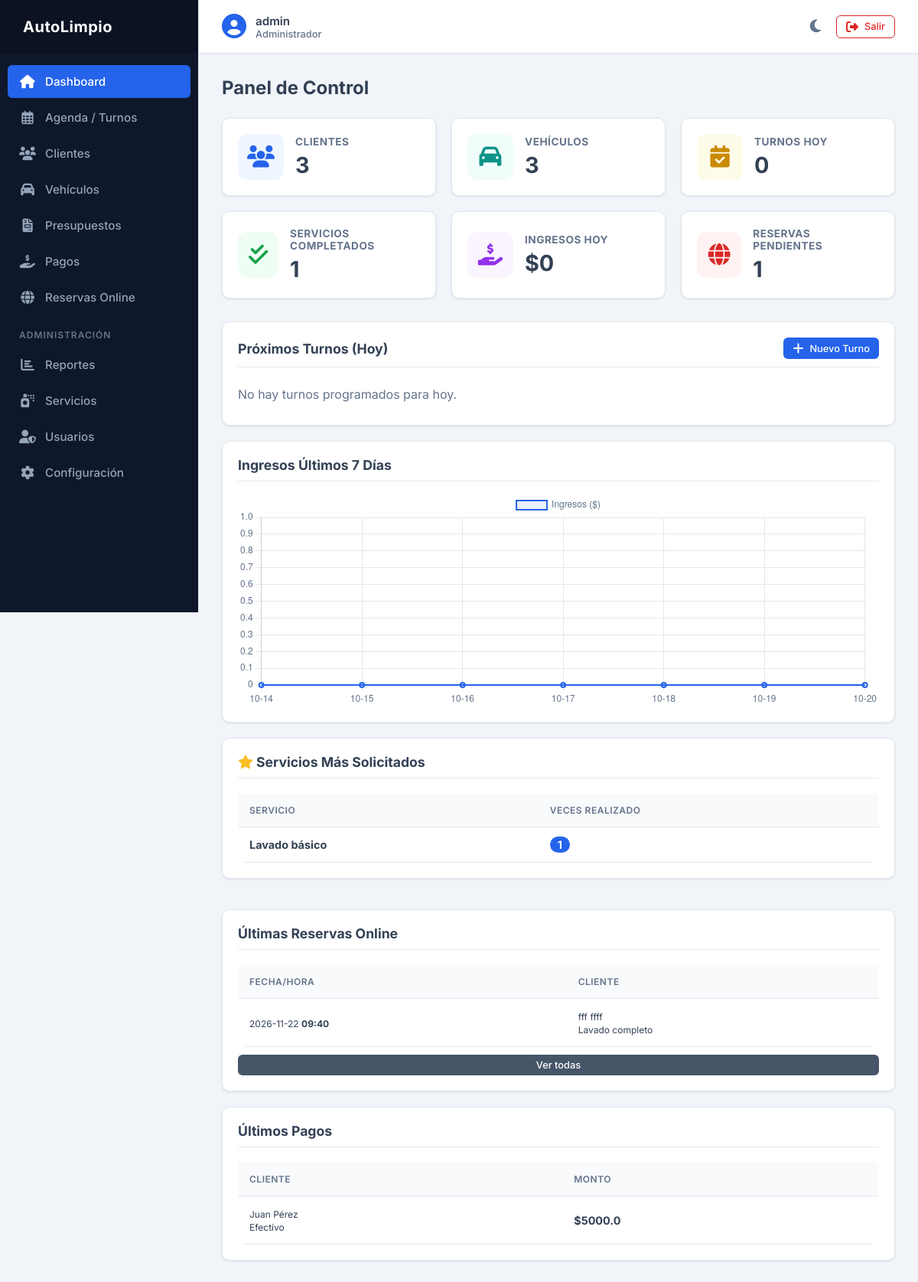
/dashboard (signed in), run on an earlier commit of the app's database.
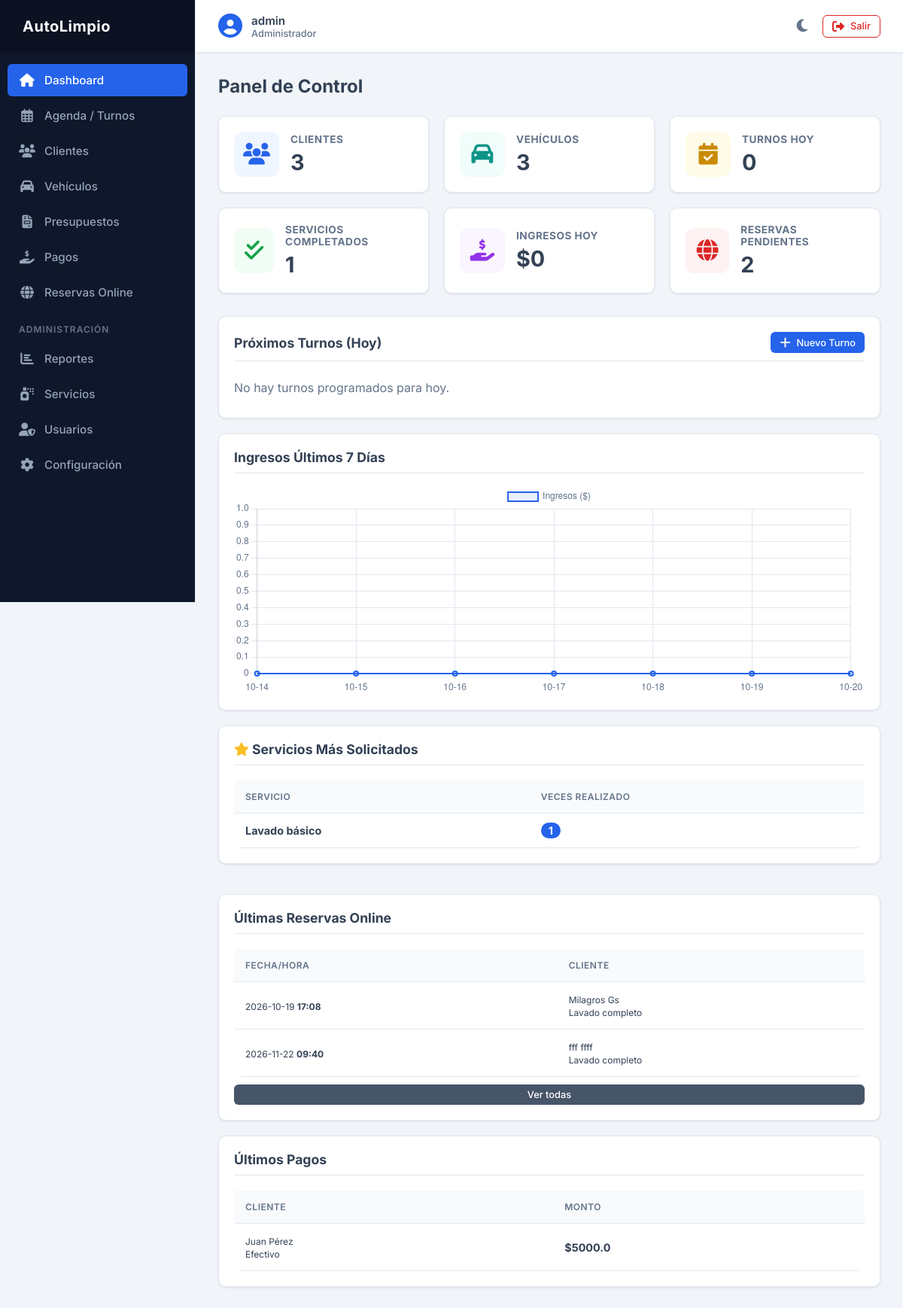
And on a later commit of the database.
### tables this page shows
CREATE TABLE servicios (
        id INTEGER PRIMARY KEY AUTOINCREMENT,
        nombre TEXT NOT NULL,
        descripcion TEXT,
        precio REAL NOT NULL,
        duracion INTEGER NOT NULL,
        estado INTEGER DEFAULT 1
    );

CREATE TABLE reservas (
        id INTEGER PRIMARY KEY AUTOINCREMENT,
        cliente_nombre TEXT NOT NULL,
        cliente_apellido TEXT NOT NULL,
        cliente_telefono TEXT NOT NULL,
        vehiculo_marca TEXT NOT NULL,
        vehiculo_modelo TEXT NOT NULL,
        vehiculo_patente TEXT NOT NULL,
        servicio_id INTEGER NOT NULL,
        fecha TEXT NOT NULL,
        hora TEXT NOT NULL,
        estado TEXT NOT NULL DEFAULT 'Pendiente',
        fecha_reserva TIMESTAMP DEFAULT CURRENT_TIMESTAMP,
        FOREIGN KEY (servicio_id) REFERENCES servicios(id)
    );

CREATE TABLE pagos (
        id INTEGER PRIMARY KEY AUTOINCREMENT,
        turno_id INTEGER NOT NULL,
        monto_total REAL NOT NULL,
        monto_abonado REAL NOT NULL,
        saldo_pendiente REAL NOT NULL,
        metodo_pago TEXT NOT NULL,
        estado TEXT NOT NULL,
        fecha TIMESTAMP DEFAULT CURRENT_TIMESTAMP, subtotal REAL DEFAULT 0, tipo_ajuste TEXT, porcentaje_ajuste REAL DEFAULT 0, monto_ajuste REAL DEFAULT 0,
        FOREIGN KEY (turno_id) REFERENCES turnos(id)
    );

### app.py (the view)
@app.route('/dashboard')
@login_required
def dashboard():
    conn = get_db()
    today = datetime.now().strftime('%Y-%m-%d')
    turnos_hoy = conn.execute('SELECT COUNT(*) FROM turnos WHERE fecha = ? AND estado != "Cancelado"', (today,)).fetchone()[0]
    autos_atendidos = conn.execute('SELECT COUNT(*) FROM turnos WHERE fecha = ? AND estado = "Finalizado"', (today,)).fetchone()[0]
    ingresos = conn.execute('SELECT SUM(monto_abonado) FROM pagos WHERE fecha LIKE ?', (today + '%',)).fetchone()[0] or 0
    pagos_pendientes = conn.execute('SELECT SUM(saldo_pendiente) FROM pagos').fetchone()[0] or 0
    total_clientes = conn.execute('SELECT COUNT(*) FROM clientes').fetchone()[0]
    total_vehiculos = conn.execute('SELECT COUNT(*) FROM vehiculos').fetchone()[0]
    servicios_realizados = conn.execute('SELECT COUNT(*) FROM turnos WHERE estado = "Finalizado"').fetchone()[0]
    reservas_pendientes = conn.execute('SELECT COUNT(*) FROM reservas WHERE estado = "Pendiente"').fetchone()[0]
    proximos_turnos = conn.execute('''
        SELECT t.id, t.hora, c.nombre || ' ' || c.apellido AS cliente, v.patente, s.nombre AS servicio, t.estado
        FROM turnos t
        JOIN clientes c ON t.cliente_id = c.id
        JOIN vehiculos v ON t.vehiculo_id = v.id
        JOIN servicios s ON t.servicio_id = s.id
        WHERE t.fecha = ? AND t.estado != 'Cancelado'
        ORDER BY t.hora ASC
        LIMIT 5
    ''', (today,)).fetchall()
    ultimos_pagos = conn.execute('''
        SELECT p.id, p.monto_abonado, p.metodo_pago, c.nombre || ' ' || c.apellido AS cliente
        FROM pagos p
        JOIN turnos t ON p.turno_id = t.id
        JOIN clientes c ON t.cliente_id = c.id
        ORDER BY p.id DESC
        LIMIT 5
    ''').fetchall()
    ultimas_reservas = conn.execute('''
        SELECT r.id, r.fecha, r.hora, r.cliente_nombre || ' ' || r.cliente_apellido AS cliente, s.nombre AS servicio
        FROM reservas r
        JOIN servicios s ON r.servicio_id = s.id
        WHERE r.estado = 'Pendiente'
        ORDER BY r.fecha ASC, r.hora ASC
        LIMIT 5
    ''').fetchall()
    siete_dias = []
    ingresos_siete_dias = []
    for i in range(6, -1, -1):
        dia = (datetime.now() - timedelta(days=i)).strftime('%Y-%m-%d')
        siete_dias.append(dia[5:]) # MM-DD
        ing = conn.execute('SELECT SUM(monto_abonado) FROM pagos WHERE fecha LIKE ?', (dia + '%',)).fetchone()[0] or 0
        ingresos_siete_dias.append(ing)
    servicios_top = conn.execute('''
        SELECT s.nombre, COUNT(t.id) as cantidad
        FROM turnos t
        JOIN servicios s ON t.servicio_id = s.id
        WHERE t.estado = "Finalizado"
        GROUP BY s.id
        ORDER BY cantidad DESC
        LIMIT 5
    ''').fetchall()
    conn.close()
    return render_template('dashboard.html',
                           turnos_hoy=turnos_hoy,
                           autos_atendidos=autos_atendidos,
                           ingresos=ingresos,
                           pagos_pendientes=pagos_pendientes,
                           total_clientes=total_clientes,
                           total_vehiculos=total_vehiculos,
                           servicios_realizados=servicios_realizados,
                           reservas_pendientes=reservas_pendientes,
                           proximos_turnos=proximos_turnos,
                           ultimos_pagos=ultimos_pagos,
                           ultimas_reservas=ultimas_reservas,
                           fechas_grafico=siete_dias,
                           ingresos_grafico=ingresos_siete_dias,
                           servicios_top=servicios_top)

### app.py (called while the page is built)
def get_db():
    conn = sqlite3.connect(DB_PATH)
    conn.row_factory = sqlite3.Row
    return conn

def login_required(f):
    @wraps(f)
    def decorated_function(*args, **kwargs):
        if 'user_id' not in session:
            return redirect(url_for('login'))
        return f(*args, **kwargs)
    return decorated_function

### templates/dashboard.html (shortened to what the changed rows need)
{% extends 'base.html' %}
{% block content %}
<div class="page-header">
    <h2>Panel de Control</h2>
</div>
<div class="dashboard-grid">
    <div class="card">
        <div class="card-content">
            <h3>Reservas Pendientes</h3>
            <p>{{ reservas_pendientes }}</p>
        </div>
    </div>
</div>
<div class="dashboard-sections">
    <div class="left-col">
        <div class="section-card">
            <div class="table-container" style="padding: 0; border: none; box-shadow: none;">
                {% if servicios_top %}
                <table>
                    <thead>
                        <tr>
                            <th>Servicio</th>
                            <th>Veces Realizado</th>
                        </tr>
                    </thead>
                    <tbody>
                        {% for s in servicios_top %}
                        <tr>
                            <td><strong>{{ s.nombre }}</strong></td>
                            <td>
                                <span style="background: var(--primary-color); color: white; padding: 2px 10px; border-radius: 12px; font-weight: bold; font-size: 0.9rem;">
                                    {{ s.cantidad }}
                                </span>
                            </td>
                        </tr>
                        {% endfor %}
                    </tbody>
                </table>
                {% else %}
                <p style="color: var(--text-muted); padding: 10px 0;">No hay datos suficientes.</p>
                {% endif %}
            </div>
        </div>
    </div>
    <div class="right-col">
        <div class="section-card">
            <div class="table-container" style="padding: 0; border: none; box-shadow: none;">
                {% if ultimas_reservas %}
                <table>
                    <thead>
                        <tr>
                            <th>Fecha/Hora</th>
                            <th>Cliente</th>
                        </tr>
                    </thead>
                    <tbody>
                        {% for r in ultimas_reservas %}
                        <tr>
                            <td><small>{{ r.fecha }} <strong>{{ r.hora }}</strong></small></td>
                            <td><small>{{ r.cliente }}<br>{{ r.servicio }}</small></td>
                        </tr>
                        {% endfor %}
                    </tbody>
                </table>
                {% else %}
                <p style="color: var(--text-muted); padding: 10px 0;">No hay reservas pendientes.</p>
                {% endif %}
            </div>
        </div>
        <div class="section-card">
            <div class="table-container" style="padding: 0; border: none; box-shadow: none;">
                {% if ultimos_pagos %}
                <table>
                    <thead>
                        <tr>
                            <th>Cliente</th>
                            <th>Monto</th>
                        </tr>
                    </thead>
                    <tbody>
                        {% for p in ultimos_pagos %}
                        <tr>
                            <td><small>{{ p.cliente }}<br>{{ p.metodo_pago }}</small></td>
                            <td><strong>${{ p.monto_abonado }}</strong></td>
                        </tr>
                        {% endfor %}
                    </tbody>
                </table>
                {% else %}
                <p style="color: var(--text-muted); padding: 10px 0;">No hay pagos registrados.</p>
                {% endif %}
            </div>
        </div>
    </div>
</div>
{% endblock %}

What changed in the data, as far as the page shows it:
added reservas: fecha "2026-10-19", hora "17:08", cliente "Milagros Gs", servicio "Lavado completo"
Also different on the page:
{{ reservas_pendientes }}: "1" → "2"
